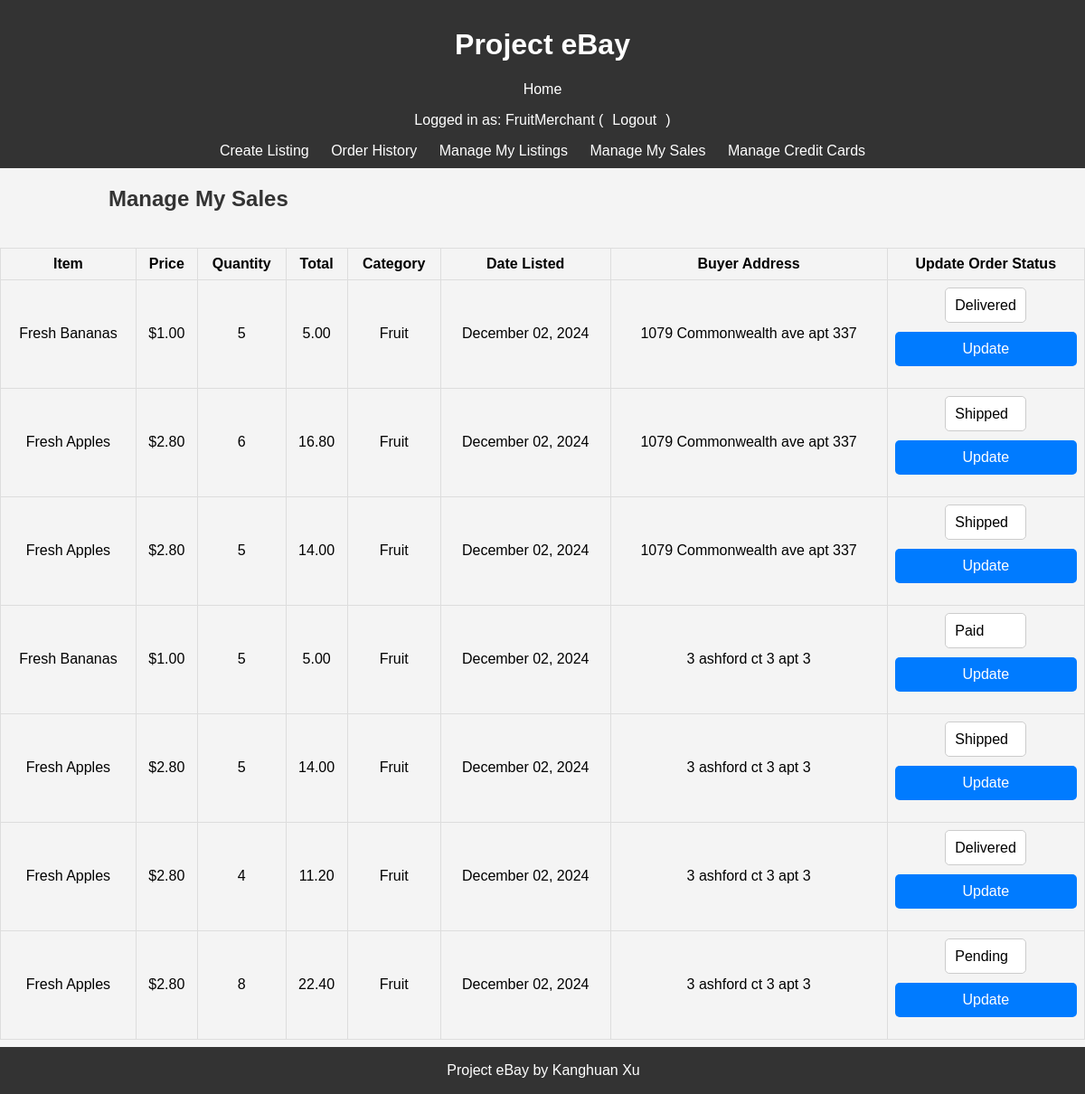
The app's page /sales/manage/ (signed in) with its own data.
### project/models.py (models this page shows, shortened)
class Order(models.Model):
    buyer = models.ForeignKey(User, on_delete=models.CASCADE, related_name='orders')
    seller = models.ForeignKey(User, on_delete=models.CASCADE, related_name='sales')
    listing = models.ForeignKey(Listing, on_delete=models.CASCADE)
    quantity = models.PositiveIntegerField(default=1)  # Quantity ordered.
    total_price = models.DecimalField(max_digits=10, decimal_places=2, default=0.00)  # Total price for the order.
    delivery_address = models.TextField(blank=True, null=True)  # Optional delivery address.
    created_at = models.DateTimeField(auto_now_add=True)  # Records when the order was created.
    status = models.CharField(
        max_length=50,
        choices=[('Pending', 'Pending'), ('Paid', 'Paid'), ('Shipped', 'Shipped'), ('Delivered', 'Delivered')],
        default='Pending'
    )  # Status of the order.

class Listing(models.Model):
    name = models.CharField(max_length=200) # Name of the item.
    description = models.TextField() # Description of the item.
    price = models.DecimalField(max_digits=10, decimal_places=2) # Price of the item, with validation in clean method.
    image = models.ImageField(upload_to='listing_images/', blank=True, null=True) # Optional image for the item.
    category = models.CharField(max_length=100) # Category the item belongs to.
    created_at = models.DateTimeField(auto_now_add=True) # Records when the listing was created.
    expires_at = models.DateTimeField() # When the listing expires.
    user = models.ForeignKey(User, on_delete=models.CASCADE, related_name="listings")  # The user who posted the listing.
    sold = models.BooleanField(default=False)  # Indicates if the item has been sold.
    quantity = models.PositiveIntegerField(default=1)  # Quantity of the item available.
    def clean(self):
        if self.price < 0:
            raise ValidationError("Price cannot be negative.")
        if self.price > 99999:
            raise ValidationError("Price cannot exceed 99999.")

### project/views.py (the view)
# urls.py: path('sales/manage/', ManageSalesView.as_view(), name='manage_sales'),
class ManageSalesView(LoginRequiredMixin, View):
    def get(self, request, *args, **kwargs):
        orders = Order.objects.filter(seller=request.user).select_related('listing', 'buyer__profile').order_by('-created_at')
        return render(request, 'project/manage_sales.html', {
            'orders': orders,
        })

### project/templates/project/manage_sales.html (shortened to what this page needs)
{% extends 'project/base.html' %}
{% block content %}
<div class="container">
    <h2>Manage My Sales</h2>
    <table class="order-history-table">
        <thead>
            <tr>
                <th>Item</th>
                <th>Price</th>
                <th>Quantity</th>
                <th>Total</th>
                <th>Category</th>
                <th>Date Listed</th>
                <th>Buyer Address</th>
                <th>Update Order Status</th>
            </tr>
        </thead>
        <tbody>
            {% for order in orders %}
                <tr>
                    <td>{{ order.listing.name }}</td>
                    <td>${{ order.listing.price }}</td>
                    <td>{{ order.quantity}}</td>
                    <td>{{ order.total_price}}</td>
                    <td>{{ order.listing.category }}</td>
                    <td>{{ order.listing.created_at|date:"F d, Y" }}</td>
                    <td>{{ order.delivery_address }}</td>
                    <td>
                        <form method="post" action="{% url 'update_order_status' order.id %}">
                            <select name="status" class="form-control">
                                <option value="Pending" {% if order.status == "Pending" %}selected{% endif %}>Pending</option>
                                <option value="Paid" {% if order.status == "Paid" %}selected{% endif %}>Paid</option>
                                <option value="Shipped" {% if order.status == "Shipped" %}selected{% endif %}>Shipped</option>
                                <option value="Delivered" {% if order.status == "Delivered" %}selected{% endif %}>Delivered</option>
                            </select>
                            <button type="submit" class="btn btn-primary">Update</button>
                        </form>
                    </td>
                </tr>
            {% empty %}
                <tr>
                    <td colspan="6">You have no sales yet.</td>
                </tr>
            {% endfor %}
        </tbody>
    </table>
</div>
{% endblock %}

### project/templates/project/base.html (shortened to what this page needs)
<html lang="en">
<head>
</head>
<body>
    <header>
        <h1>Project eBay</h1>
        <nav>
            <a href="/">Home</a>
            {% if user.is_authenticated %}
            <p>Logged in as: {{user.username}} (<a href="{% url 'logout' %}">Logout</a>)</p>
            <a href="{% url 'create_listing' %}">Create Listing</a>
            <a href="{% url 'order_history' %}">Order History</a>
            <a href="{% url 'manage_listings' %}">Manage My Listings</a>
            <a href="{% url 'manage_sales' %}">Manage My Sales</a>
            <a href="{% url 'manage_credit_cards' %}">Manage Credit Cards</a>
            {% else %}
            <a href="{% url 'login' %}">Login</a>
            <a href="{% url 'register' %}">Register</a>
            {% endif %}
        </nav>
    </header>
    <main>
        {% block content %}{% endblock %}
    </main>
    <footer>
        <p>Project eBay by Kanghuan Xu {{ current_year }}</p>
    </footer>
</body>
</html>

### project/templates/project/base.html (style rules this page uses)
body { font-family: Arial, sans-serif; margin: 0; padding: 0; background-color: #f4f4f4; padding-bottom: 60px; }
header { background-color: #333; color: #fff; padding: 10px 20px; text-align: center; }
header nav a { color: #fff; margin: 0 10px; text-decoration: none; }
footer { background-color: #333; color: #fff; text-align: center; padding: 1px; position: fixed; width: 100%; bottom: 0; z-index: 1000; }
h2 { font-size: 1.5rem; font-weight: bold; padding: 20px; margin: 0; color: #333; text-align: left; padding-left: 10%; }
.btn { width: 100%; padding: 10px; font-size: 1rem; color: white; background-color: #333; border: none; border-radius: 5px; cursor: pointer; text-align: center; }
.btn { margin-top: 10px; display: inline-block; }
.order-history-table { width: 100%; border-collapse: collapse; margin-top: 20px; }
.order-history-table th, .order-history-table td { border: 1px solid #ddd; padding: 8px; text-align: center; }
.order-history-table th { background-color: #f4f4f4; font-weight: bold; }
.btn-primary { background-color: #007bff; color: #fff; text-decoration: none; }
.form-control { padding: 10px; font-size: 16px; border: 1px solid #ccc; border-radius: 5px; appearance: none; background-color: #fff; }

### records on screen
Order: listing.name "Fresh Bananas", listing.price "1.00", quantity "5", total_price "5.00", listing.category "Fruit", listing.created_at "December 02, 2024", delivery_address "1079 Commonwealth ave apt 337", status "Delivered"
Order: listing.name "Fresh Apples", listing.price "2.80", quantity "6", total_price "16.80", listing.category "Fruit", listing.created_at "December 02, 2024", delivery_address "1079 Commonwealth ave apt 337", status "Shipped"
Order: listing.name "Fresh Apples", listing.price "2.80", quantity "5", total_price "14.00", listing.category "Fruit", listing.created_at "December 02, 2024", delivery_address "1079 Commonwealth ave apt 337", status "Shipped"
Order: listing.name "Fresh Bananas", listing.price "1.00", quantity "5", total_price "5.00", listing.category "Fruit", listing.created_at "December 02, 2024", delivery_address "3 ashford ct 3 apt 3", status "Paid"
Order: listing.name "Fresh Apples", listing.price "2.80", quantity "5", total_price "14.00", listing.category "Fruit", listing.created_at "December 02, 2024", delivery_address "3 ashford ct 3 apt 3", status "Shipped"
Order: listing.name "Fresh Apples", listing.price "2.80", quantity "4", total_price "11.20", listing.category "Fruit", listing.created_at "December 02, 2024", delivery_address "3 ashford ct 3 apt 3", status "Delivered"
Order: listing.name "Fresh Apples", listing.price "2.80", quantity "8", total_price "22.40", listing.category "Fruit", listing.created_at "December 02, 2024", delivery_address "3 ashford ct 3 apt 3", status "Pending"

### other values on screen
{{ user.username }} "FruitMerchant"
